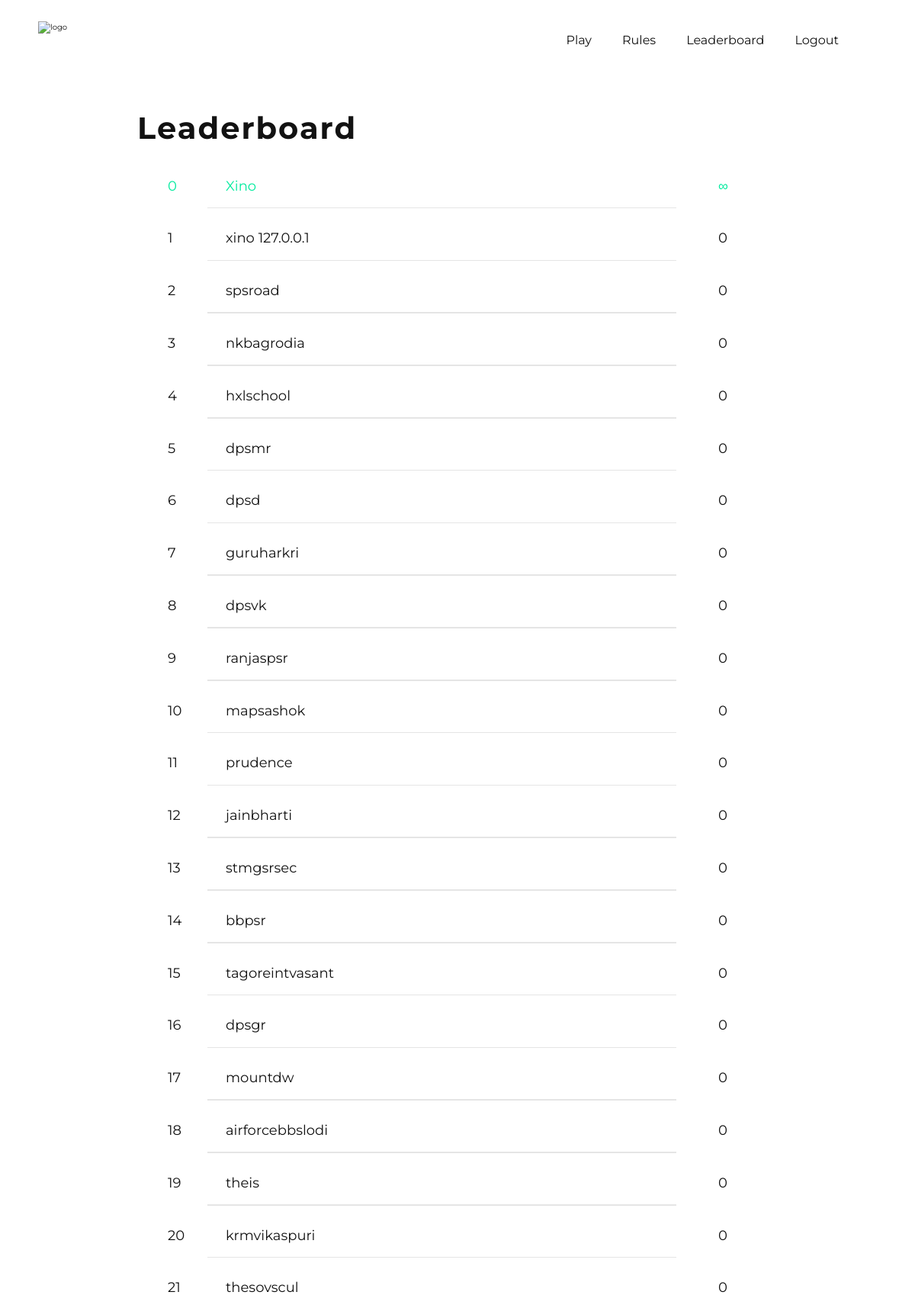
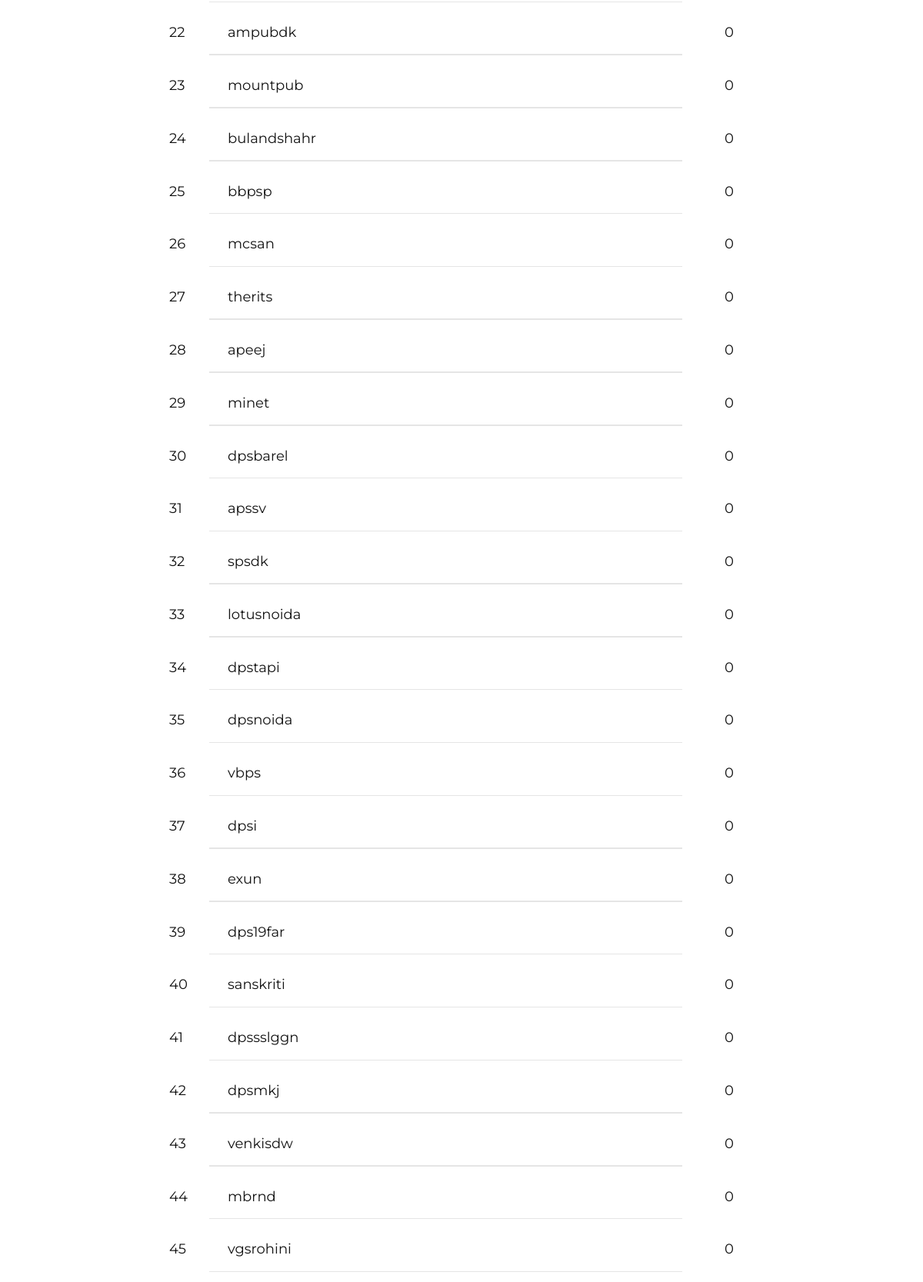
/leaderboard (signed in, upper part), run on the app's committed database (2 pictures, top to bottom).
### Tool/models.py (models this page shows, shortened)
class User(db.Model,UserMixin):
    __tablename__ = 'users'
    id = db.Column(db.Integer,primary_key = True)
    username = db.Column(db.String(64),unique=True,index=True)
    school = db.Column(db.String)
    password_hash = db.Column(db.String)
    question = db.Column(db.Integer)
    answer_time = db.Column(db.DateTime,nullable = False,default=datetime.now)
    restricted = db.Column(db.String,default = "No")
    ip = db.Column(db.String,nullable = True)
    logs = db.relationship('Logs' , backref = 'user' , lazy = 'dynamic')

### app.py (the view)
@app.route('/leaderboard' )
@login_required
def leaderboard():
    all_users = User.query.order_by(User.question.desc(),User.answer_time.asc()).all()
    rank = []
    all = []
    l = 0
    current_user.ip = flask.request.remote_addr
    db.session.commit()
    for users in all_users:
        if users.restricted == "Yes" or users.username == "Xino":
            pass
        else:
            all.append(users)
    n = len(all)
    for i in all:
        rank.append(n)
        n -= 1
    restricted = User.query.filter_by(restricted="Yes")
    return render_template('leaderboard.html',all_users=all,rank=rank,restricted=restricted)

### Tool/models.py (called while the page is built)
@login_manager.user_loader
def load_user(user_id):
    return User.query.get(user_id)

### Tool/templates/leaderboard.html (shortened to what this page needs)
{% extends "base.html" %}
{% block content %}
<main class="lboard-hero">
    <h1 class="heading-1">Leaderboard</h1>
    <div class="lboard">
      <div class="lboard-item lboard-item-main">
        <p class="sno">0</p>
        <p class="lboard-name">Xino</p>
        <p class="lboard-points">∞</p>
    </div>
      {%for user in all_users%}
        <div class="lboard-item">
            <p class="sno">{{rank.pop()}}</p>
            {%if user == current_user%}
            <p class="lboard-name">{{user.username}}(You)</p>
            {%else%}
              {%if current_user.username == "Xino"%}
              <a class="lboard-name" href="{{url_for('profile',username = user.id)}}"><p class="lboard-name">{{user.username}}
              {%if user.ip%}
              {{user.ip}}
              {%endif%}
              </p></a>
              {%else%}
            <p class="lboard-name">{{user.username}}</p>
              {%endif%}
            {%endif%}
            <p class="lboard-points">{{user.question - 1}}</p>
        </div>
      {%endfor%}
    </div>
</main>
{%endblock%}

### Tool/templates/base.html (shortened to what this page needs)
<!DOCTYPE html>
<html lang="en">
<head class="text-monospace">
    <link href="/static/css/xquest.css" rel="stylesheet">
    <nav class="nav-main">
           <div class="logo-container">
             <a href="{{ url_for('home')}}"><img src="../static/img/logo_dark.png" alt="logo" class="logo"></a>
           </div>
            {%if current_user.is_authenticated%}
            <div class="nav-links nav-main">
                <a class="nav-link" href="{{url_for('play')}}">Play</a>
                <a class="nav-link" href="https://docs.google.com/document/d/1L6rUeKJeRzjqZp0aZG_WrModqCRuKj4MRDeQTp1P5Vo/edit?usp=sharing" target="_blank">Rules</a>
              <a class="nav-link" href="{{url_for('leaderboard')}}">Leaderboard</a>
              <a class="nav-link" href="{{url_for('logout')}}">Logout</a>
            </div>
            {%else%}
            <nav class="nav">
            <a class="nav-link" href="https://docs.google.com/document/d/1L6rUeKJeRzjqZp0aZG_WrModqCRuKj4MRDeQTp1P5Vo/edit?usp=sharing" target="_blank">Rules</a>
              <a class="nav-link" href="{{ url_for('login')}}">Login</a>
            </nav>
            {%endif%}
    </nav>
</head>
<body class="text-monospace font-italic">
{% block content %}
{% endblock %}
</body>
</html>

### Tool/static/css/xquest.css (style rules this page uses)
:root { --color-primary: #07da93; --color-primary-light: #00eb9e; --color-primary-dark: #02bb7d; --bgwhite: #fff --color-grey-light-1: #faf9f9; --color-grey-light-2: #c6c7c9; --color-grey-dark-1: #121212; --color-grey-dark-2: #1f1e1e; }
html { font-size: 62.5% !important; box-sizing: border-box; scroll-behavior: smooth !important; }
@media only screen and (max-width: 75em) { html { font-size: 50%; } }
*, *::before, *::after { margin: 0; padding: 0; box-sizing: inherit; font-family: "Montserrat", sans-serif; line-height: 1.6; text-decoration: none; color: var(--color-grey-dark-1); }
body { background-color: var(--color); overflow-x: hidden; }
.heading-1 { font-size: 4rem; letter-spacing: 2px; }
.nav-main { max-width: 100vw; display: flex; justify-content: space-between; align-items: center; padding: 2rem 5rem; }
.logo-container { height: 5rem; }
.logo { width: 100%; height: 100%; }
.nav-links { display: flex; justify-content: space-between; align-items: center; }
.nav-link { font-size: 1.6rem; position: relative; }
.nav-link:not(:last-child) { margin-right: 4rem; }
.nav-link::after { content: ''; height: 2px; background-color: var(--color-primary-dark); width: 0; position: absolute; bottom: -5px; left: 0; transition: all .2s ease-in-out; }
.lboard-hero { width: 70%; margin: 3rem auto 5rem auto; }
.lboard { margin-top: 1rem; background-color: var(--color-grey-light-1); border-radius: 20px; padding: 1rem; overflow-x: hidden; }
.lboard-item { display: flex; padding: 1rem 3rem; font-size: 1.8rem; align-items: center; position: relative; margin-bottom: 2rem; }
.lboard-item:not(:last-child)::after { content: ''; height: 1.5px; width: 75%; background-color: rgba(0, 0, 0, .1); position: absolute; bottom: -5px; left: 10%; }
.sno { flex: 0 0 10%; }
.lboard-name { flex: 0 0 85%; }
.lboard-item-main p { color: var(--color-primary-light); }

### data on the page
User: pop "1", username "xino", ip "127.0.0.1", user.question-1 "0"
User: pop "2", username "spsroad", user.question-1 "0"
User: pop "3", username "nkbagrodia", user.question-1 "0"
User: pop "4", username "hxlschool", user.question-1 "0"
User: pop "5", username "dpsmr", user.question-1 "0"
User: pop "6", username "dpsd", user.question-1 "0"
User: pop "7", username "guruharkri", user.question-1 "0"
User: pop "8", username "dpsvk", user.question-1 "0"
User: pop "9", username "ranjaspsr", user.question-1 "0"
User: pop "10", username "mapsashok", user.question-1 "0"
User: pop "11", username "prudence", user.question-1 "0"
User: pop "12", username "jainbharti", user.question-1 "0"
User: pop "13", username "stmgsrsec", user.question-1 "0"
User: pop "14", username "bbpsr", user.question-1 "0"
User: pop "15", username "tagoreintvasant", user.question-1 "0"
User: pop "16", username "dpsgr", user.question-1 "0"
User: pop "17", username "mountdw", user.question-1 "0"
User: pop "18", username "airforcebbslodi", user.question-1 "0"
User: pop "19", username "theis", user.question-1 "0"
User: pop "20", username "krmvikaspuri", user.question-1 "0"
User: pop "21", username "thesovscul", user.question-1 "0"
User: pop "22", username "ampubdk", user.question-1 "0"
User: pop "23", username "mountpub", user.question-1 "0"
User: pop "24", username "bulandshahr", user.question-1 "0"
User: pop "25", username "bbpsp", user.question-1 "0"
User: pop "26", username "mcsan", user.question-1 "0"
User: pop "27", username "therits", user.question-1 "0"
User: pop "28", username "apeej", user.question-1 "0"
User: pop "29", username "minet", user.question-1 "0"
User: pop "30", username "dpsbarel", user.question-1 "0"
User: pop "31", username "apssv", user.question-1 "0"
User: pop "32", username "spsdk", user.question-1 "0"
User: pop "33", username "lotusnoida", user.question-1 "0"
User: pop "34", username "dpstapi", user.question-1 "0"
User: pop "35", username "dpsnoida", user.question-1 "0"
User: pop "36", username "vbps", user.question-1 "0"
User: pop "37", username "dpsi", user.question-1 "0"
User: pop "38", username "exun", user.question-1 "0"
User: pop "39", username "dps19far", user.question-1 "0"
User: pop "40", username "sanskriti", user.question-1 "0"
User: pop "41", username "dpssslggn", user.question-1 "0"
User: pop "42", username "dpsmkj", user.question-1 "0"
User: pop "43", username "venkisdw", user.question-1 "0"
User: pop "44", username "mbrnd", user.question-1 "0"
User: pop "45", username "vgsrohini", user.question-1 "0"
